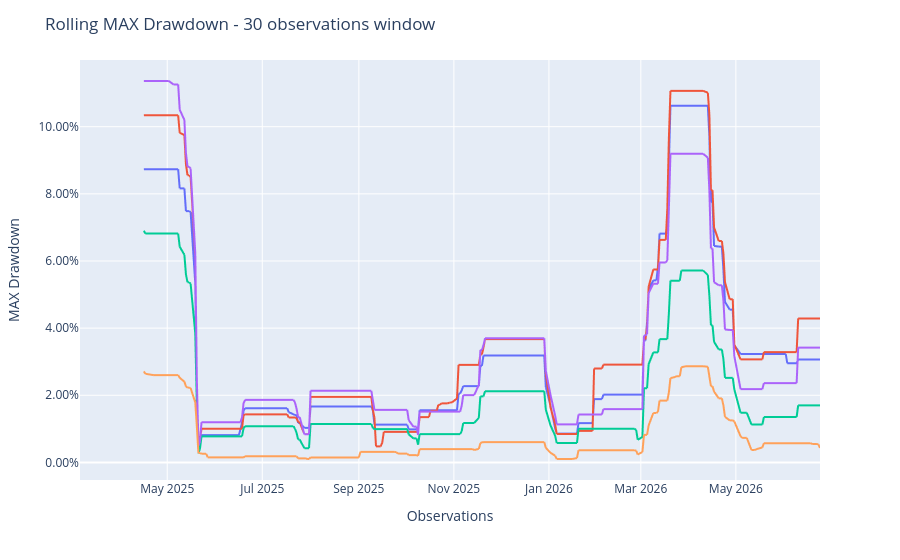

Source (notebook cell):
### Code cell
pop.plot_rolling_measure(RiskMeasure.MAX_DRAWDOWN, window=30)

### Figure 1 — Plotly figure (JSON) as saved in the notebook; plotly's stock layout.template omitted (floating-point values rounded to 4 significant figures; data arrays with more than 128 entries replaced by an {"elided": "..."} marker saying what was removed)
{"data": [{"hovertemplate": "variable=MeanRisk<br>index=%{x}<br>value=%{y}<extra></extra>", "legendgroup": "MeanRisk", "line": {"color": "#636efa", "dash": "solid"}, "marker": {"symbol": "circle"}, "mode": "lines", "name": "MeanRisk", "showlegend": true, "type": "scattergl", "x": {"elided": "323 str values"}, "xaxis": "x", "y": {"elided": "323 float values"}, "yaxis": "y"}, {"hovertemplate": "variable=MaximumDiversification<br>index=%{x}<br>value=%{y}<extra></extra>", "legendgroup": "MaximumDiversification", "line": {"color": "#EF553B", "dash": "solid"}, "marker": {"symbol": "circle"}, "mode": "lines", "name": "MaximumDiversification", "showlegend": true, "type": "scattergl", "x": {"elided": "323 str values"}, "xaxis": "x", "y": {"elided": "323 float values"}, "yaxis": "y"}, {"hovertemplate": "variable=HierarchicalRiskParity<br>index=%{x}<br>value=%{y}<extra></extra>", "legendgroup": "HierarchicalRiskParity", "line": {"color": "#00cc96", "dash": "solid"}, "marker": {"symbol": "circle"}, "mode": "lines", "name": "HierarchicalRiskParity", "showlegend": true, "type": "scattergl", "x": {"elided": "323 str values"}, "xaxis": "x", "y": {"elided": "323 float values"}, "yaxis": "y"}, {"hovertemplate": "variable=EqualWeighted<br>index=%{x}<br>value=%{y}<extra></extra>", "legendgroup": "EqualWeighted", "line": {"color": "#ab63fa", "dash": "solid"}, "marker": {"symbol": "circle"}, "mode": "lines", "name": "EqualWeighted", "showlegend": true, "type": "scattergl", "x": {"elided": "323 str values"}, "xaxis": "x", "y": {"elided": "323 float values"}, "yaxis": "y"}, {"hovertemplate": "variable=SchurComplementary<br>index=%{x}<br>value=%{y}<extra></extra>", "legendgroup": "SchurComplementary", "line": {"color": "#FFA15A", "dash": "solid"}, "marker": {"symbol": "circle"}, "mode": "lines", "name": "SchurComplementary", "showlegend": true, "type": "scattergl", "x": {"elided": "323 str values"}, "xaxis": "x", "y": {"elided": "323 float values"}, "yaxis": "y"}], "layout": {"legend": {"title": {"text": "variable"}, "tracegroupgap": 0}, "margin": {"t": 60}, "showlegend": false, "title": {"text": "Rolling MAX Drawdown - 30 observations window"}, "xaxis": {"anchor": "y", "domain": [0, 1], "title": {"text": "Observations"}}, "yaxis": {"anchor": "x", "domain": [0, 1], "tickformat": ",.2%", "title": {"text": "MAX Drawdown"}}}}
